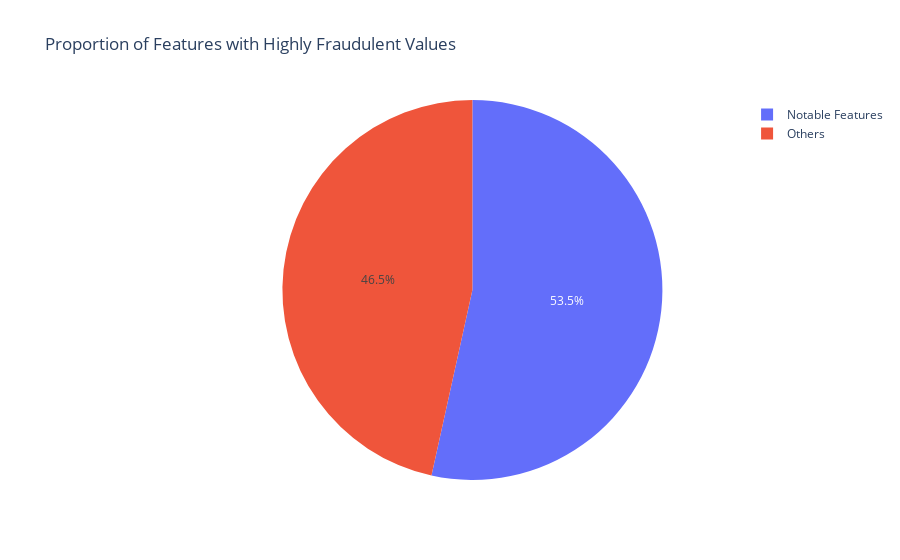

The notebook cell this image was saved under:
### Code cell
outlying_values_in = pd.DataFrame([len(outliers), tr_raw.shape[1]])
outlying_values_in = outlying_values_in.set_index(pd.Index(['High-Flying Features', 'Total Features']))
outlying_values_in.columns = ['# Features']

labels = ['Notable Features', 'Others']
values = [len(outliers), tr_raw.shape[1] - len(outliers)]
fig = {
    'data': [
        {
            'labels': labels,
            'values': values,
            'name': '',
            'type': 'pie',
            'domain': {'x': [.2, 1]},
            'hoverinfo':'name+value',
        },
    ],
    'layout': {'title': 'Proportion of Features with Highly Fraudulent Values'}}

iplot(fig)

### we want a more finely-tuned picture of feature composition
### moreso than this majority split

### Figure 1 — Plotly figure (JSON) as saved in the notebook; plotly's stock layout.template omitted (floating-point values rounded to 4 significant figures)
{"data": [{"domain": {"x": [0.2, 1]}, "hoverinfo": "name+value", "labels": ["Notable Features", "Others"], "name": "", "type": "pie", "values": [232, 202]}], "layout": {"title": {"text": "Proportion of Features with Highly Fraudulent Values"}}}
